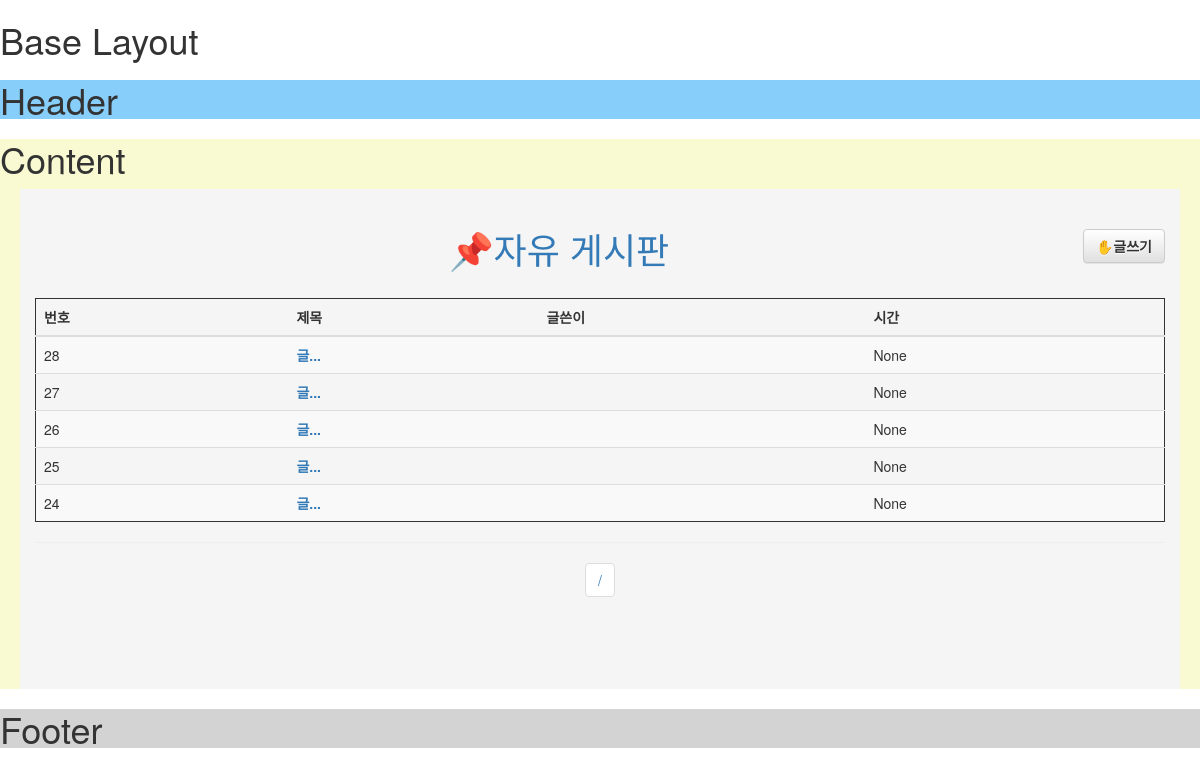
Page /bulletin/ on the earlier database version.
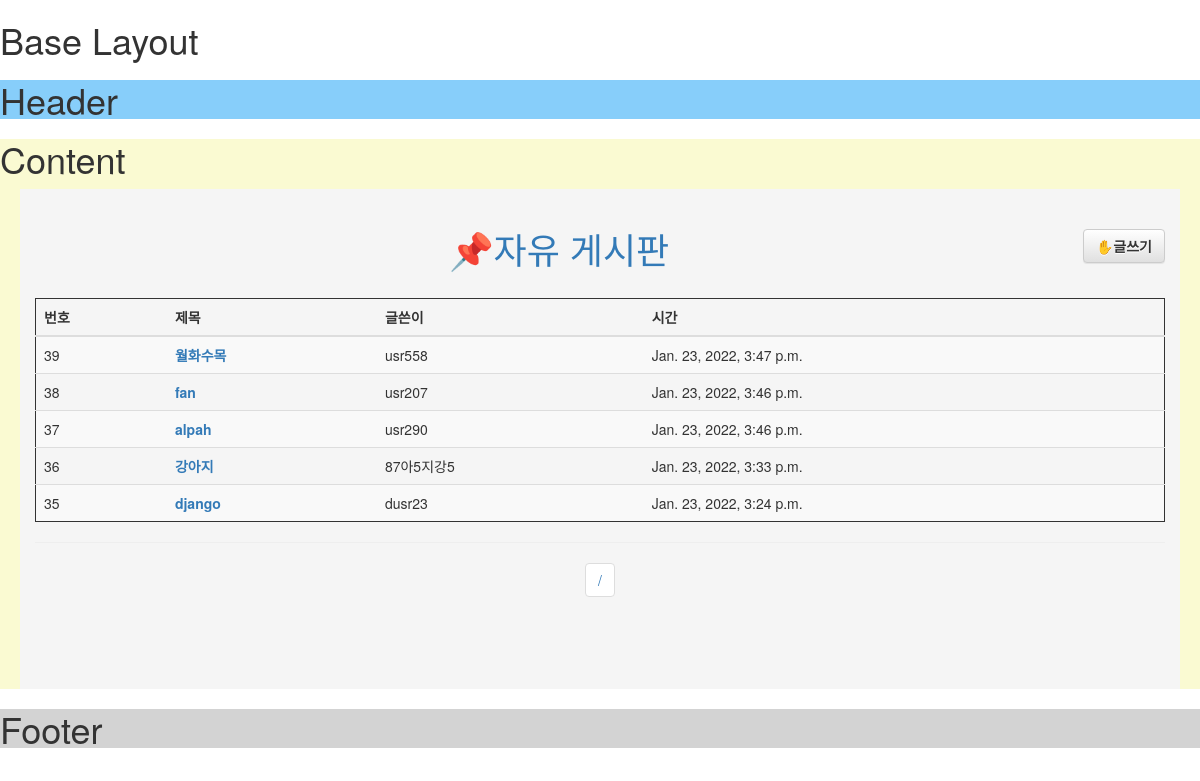
Same page on the later database version.
### bulletin/models.py (models this page shows)
class BulletinFeed(models.Model):
    title       = models.CharField(max_length=255,  null=True)
    upload_time = models.DateTimeField( null=True)
    content     = models.TextField(max_length=255,  null=True)
    img_path    = models.CharField(max_length=255,  null=True)
    user        = models.ForeignKey(TempUser, on_delete=models.SET_NULL, null = True)

class TempUser(models.Model):
    name        = models.CharField(max_length=15, null=True)
    profile_img = models.CharField(max_length=255, null=True)

### bulletin/views.py (the view)
# urls.py: path('', views.board, name='board'),
def board(request):
    feeds = BulletinFeed.objects.all().order_by('-id')
    current_page      = int(request.GET.get('page', 1))
    paginator = Paginator(feeds, 5)
    last_page = paginator.num_pages
    current_page = min(current_page, last_page)
    start_page = (current_page - 1) // 10 * 10 + 1
    end_page = min(start_page + 9, last_page)
    board = paginator.page(current_page)
    return render(request, 'bulletin/board.html',{'board':board, 'page_range' : range(start_page, end_page + 1)})

### bulletin/templates/bulletin/board.html (shortened to what this page needs)
<!DOCTYPE html>
<html lang="en">
{%extends 'bulletin/tempExtendLayout.html'%}
{%block content%}
<head>
    <link rel="stylesheet" href="https://maxcdn.bootstrapcdn.com/bootstrap/3.3.2/css/bootstrap.min.css">
    <link rel="stylesheet" href="https://maxcdn.bootstrapcdn.com/bootstrap/3.3.2/css/bootstrap-theme.min.css">
</head>
<body>
    <div class="main_body">
        <div class="container">
            <br>
            <h1 class="text-center"><a href="">📌자유 게시판</a>
                <button type="button" class="btn btn-default pull-right" onclick="location.href='upload/' ">
                    <b>✋글쓰기</b>
                </button>
            </h1>
            <br>
            <table class = "table table-hover table-striped" style="border: 1px solid;">
                <thead>
                    <tr>
                        <th>번호</th>
                        <th>제목</th>
                        <th>글쓴이</th>
                        <th>시간</th>
                    </tr>
                </thead>
                <tbody>
                    {% for feed in board%}
                    <tr>
                        <td>{{feed.id}}</td>
                        <td><a href="./{{feed.id}}"><b>{{feed.title}}</b></a></td>
                        <td>{{feed.user.name}}</td>
                        <td>{{feed.upload_time}}</td>
                    </tr>
                    {%endfor%}
                </tbody>
            </table>
            <hr>
            <div class="pagination">
                <li class="page-item">
                    <a class="page-link" href="">{{boards.number}} / {{boards.paginator.num_pages}}</a>
                </li>
            </div>
        </div>
    </div>
</body>
{%endblock%}

### bulletin/templates/bulletin/tempExtendLayout.html (shortened to what this page needs)
<h1>Base Layout</h1>
<div style='background: lightskyblue;'>
<h1>Header</h1>
</div>
<div style='background: lightgoldenrodyellow;'>
<h1>Content</h1>
{% block content %}
{% endblock %}
</div>
<div style='background: lightgray;'>
<h1>Footer</h1>
</div>

### bulletin/templates/bulletin/board.html (style rules this page uses)
.main_body { display: flex; background-color: whitesmoke; margin-right: 20px; margin-left: 20px; margin-top: 10px; margin-bottom: 10px; height: 500px; }
.pagination { display: flex; padding-left: 0px; list-style: none; border-radius: 0.25rem; justify-content: center; }

Differences in the rows shown:
removed BulletinFeed: id "28", title "글...", upload_time "None"
removed BulletinFeed: id "27", title "글...", upload_time "None"
removed BulletinFeed: id "26", title "글...", upload_time "None"
removed BulletinFeed: id "25", title "글...", upload_time "None"
removed BulletinFeed: id "24", title "글...", upload_time "None"
added BulletinFeed: id "39", title "월화수목", user.name "usr558", upload_time "Jan. 23, 2022, 3:47 p.m."
added BulletinFeed: id "38", title "fan", user.name "usr207", upload_time "Jan. 23, 2022, 3:46 p.m."
added BulletinFeed: id "37", title "alpah", user.name "usr290", upload_time "Jan. 23, 2022, 3:46 p.m."
added BulletinFeed: id "36", title "강아지", user.name "87아5지강5", upload_time "Jan. 23, 2022, 3:33 p.m."
added BulletinFeed: id "35", title "django", user.name "dusr23", upload_time "Jan. 23, 2022, 3:24 p.m."
